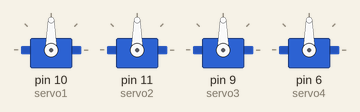
This sketch was run on a simulated Arduino Uno, built with avr-gcc and run on an emulated ATmega328P. Parts: 4 × servo.

Above: at 1.9 s.
Timing chart, 0 to 3.4 s (numbered marks = the images above):
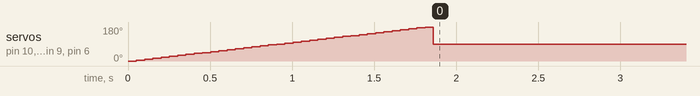

The sketch:

C++_Code.ino
```cpp
// C++ code
//

#include <Servo.h>

Servo servo1, servo2, servo3, servo4;

void setup()
{
   servo1.attach(10);
  servo2.attach(11);
  servo3.attach(9);
  servo4.attach(6);


  // Sweep each servo for 2 seconds
  for (int angle = 0; angle <= 180; angle += 5) {
    servo1.write(angle);
    servo2.write(angle);
    servo3.write(angle);
    servo4.write(angle);

    delay(50);
  }

  // Hold all servos at 90 degrees
  servo1.write(90);
  servo2.write(90);
  servo3.write(90);
  servo4.write(90);

}

void loop()
{
  // Do nothing
}
```
